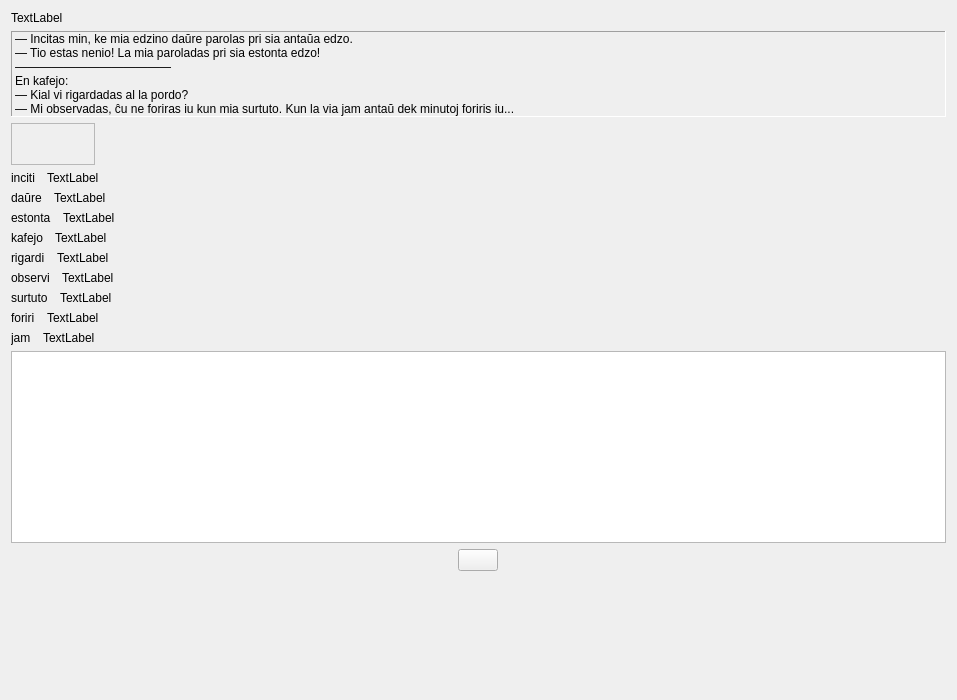
         <widget class="QWidget" name="scrollAreaWidgetContents_8">
          <property name="geometry">
           <rect>
            <x>0</x>
            <y>0</y>
            <width>957</width>
            <height>700</height>
           </rect>
          </property>
          <layout class="QVBoxLayout" name="verticalLayout_46">
           <item>
            <widget class="titolo" name="Lec10_Label10">
             <property name="sizePolicy">
              <sizepolicy hsizetype="Preferred" vsizetype="Maximum">
               <horstretch>0</horstretch>
               <verstretch>0</verstretch>
              </sizepolicy>
             </property>
             <property name="text">
              <string>TextLabel</string>
             </property>
            </widget>
           </item>
           <item>
            <layout class="QVBoxLayout" name="verticalLayout_45">
             <item>
              <widget class="QLabel" name="Memo6_Lec10">
               <property name="sizePolicy">
                <sizepolicy hsizetype="Preferred" vsizetype="Preferred">
                 <horstretch>0</horstretch>
                 <verstretch>0</verstretch>
                </sizepolicy>
               </property>
               <property name="frameShape">
                <enum>QFrame::Panel</enum>
               </property>
               <property name="frameShadow">
                <enum>QFrame::Sunken</enum>
               </property>
               <property name="text">
                <string>— Incitas min, ke mia edzino daŭre parolas pri sia antaŭa edzo.
— Tio estas nenio! La mia paroladas pri sia estonta edzo!
—————————————
En kafejo:  
— Kial vi rigardadas al la pordo?
— Mi observadas, ĉu ne foriras iu kun mia surtuto. Kun la via jam antaŭ dek minutoj foriris iu...</string>
               </property>
               <property name="wordWrap">
                <bool>true</bool>
               </property>
               <property name="buddy">
                <cstring>plainTextEdit_2</cstring>
               </property>
               <property name="tipo" stdset="0">
                <string>teksta</string>
               </property>
               <property name="lingvo" stdset="0">
                <string>eo</string>
               </property>
              </widget>
             </item>
            </layout>
           </item>
           <item>
            <widget class="mp3ludilo" name="Lec10_memo6">
             <property name="sizePolicy">
              <sizepolicy hsizetype="Fixed" vsizetype="Fixed">
               <horstretch>0</horstretch>
               <verstretch>0</verstretch>
              </sizepolicy>
             </property>
             <property name="minimumSize">
              <size>
               <width>84</width>
               <height>42</height>
              </size>
             </property>
             <property name="maximumSize">
              <size>
               <width>16777215</width>
               <height>16777215</height>
              </size>
             </property>
             <property name="frameShape">
              <enum>QFrame::StyledPanel</enum>
             </property>
             <property name="frameShadow">
              <enum>QFrame::Plain</enum>
             </property>
            </widget>
           </item>
           <item>
            <layout class="QHBoxLayout" name="horizontalLayout_81">
             <property name="spacing">
              <number>12</number>
             </property>
             <item>
              <widget class="neklakebla_nova" name="pushButton_80">
               <property name="sizePolicy">
                <sizepolicy hsizetype="Preferred" vsizetype="Preferred">
                 <horstretch>0</horstretch>
                 <verstretch>0</verstretch>
                </sizepolicy>
               </property>
               <property name="text">
                <string>inciti</string>
               </property>
              </widget>
             </item>
             <item>
              <widget class="QLabel" name="Lec10_Label779">
               <property name="sizePolicy">
                <sizepolicy hsizetype="Expanding" vsizetype="Preferred">
                 <horstretch>0</horstretch>
                 <verstretch>0</verstretch>
                </sizepolicy>
               </property>
               <property name="text">
                <string>TextLabel</string>
               </property>
               <property name="wordWrap">
                <bool>true</bool>
               </property>
               <property name="buddy">
                <cstring>pushButton_80</cstring>
               </property>
              </widget>
             </item>
            </layout>
           </item>
           <item>
            <layout class="QHBoxLayout" name="horizontalLayout_82">
             <property name="spacing">
              <number>12</number>
             </property>
             <item>
              <widget class="neklakebla_nova" name="pushButton_81">
               <property name="sizePolicy">
                <sizepolicy hsizetype="Preferred" vsizetype="Preferred">
                 <horstretch>0</horstretch>
                 <verstretch>0</verstretch>
                </sizepolicy>
               </property>
               <property name="text">
                <string>daŭre</string>
               </property>
              </widget>
             </item>
             <item>
              <widget class="QLabel" name="Lec10_Label780">
               <property name="sizePolicy">
                <sizepolicy hsizetype="Expanding" vsizetype="Preferred">
                 <horstretch>0</horstretch>
                 <verstretch>0</verstretch>
                </sizepolicy>
               </property>
               <property name="text">
                <string>TextLabel</string>
               </property>
               <property name="wordWrap">
                <bool>true</bool>
               </property>
               <property name="buddy">
                <cstring>pushButton_81</cstring>
               </property>
              </widget>
             </item>
            </layout>
           </item>
           <item>
            <layout class="QHBoxLayout" name="horizontalLayout_83">
             <property name="spacing">
              <number>12</number>
             </property>
             <item>
              <widget class="neklakebla_nova" name="pushButton_82">
               <property name="sizePolicy">
                <sizepolicy hsizetype="Preferred" vsizetype="Preferred">
                 <horstretch>0</horstretch>
                 <verstretch>0</verstretch>
                </sizepolicy>
               </property>
               <property name="text">
                <string>estonta</string>
               </property>
              </widget>
             </item>
             <item>
              <widget class="QLabel" name="Lec10_Label781">
               <property name="sizePolicy">
                <sizepolicy hsizetype="Expanding" vsizetype="Preferred">
                 <horstretch>0</horstretch>
                 <verstretch>0</verstretch>
                </sizepolicy>
               </property>
               <property name="text">
                <string>TextLabel</string>
               </property>
               <property name="wordWrap">
                <bool>true</bool>
               </property>
               <property name="buddy">
                <cstring>pushButton_82</cstring>
               </property>
              </widget>
             </item>
            </layout>
           </item>
           <item>
            <layout class="QHBoxLayout" name="horizontalLayout_84">
             <property name="spacing">
              <number>12</number>
             </property>
             <item>
              <widget class="neklakebla_nova" name="pushButton_83">
               <property name="sizePolicy">
                <sizepolicy hsizetype="Preferred" vsizetype="Preferred">
                 <horstretch>0</horstretch>
                 <verstretch>0</verstretch>
                </sizepolicy>
               </property>
               <property name="text">
                <string>kafejo</string>
               </property>
              </widget>
             </item>
             <item>
              <widget class="QLabel" name="Lec10_Label782">
               <property name="sizePolicy">
                <sizepolicy hsizetype="Expanding" vsizetype="Preferred">
                 <horstretch>0</horstretch>
                 <verstretch>0</verstretch>
                </sizepolicy>
               </property>
               <property name="text">
                <string>TextLabel</string>
               </property>
               <property name="wordWrap">
                <bool>true</bool>
               </property>
               <property name="buddy">
                <cstring>pushButton_83</cstring>
               </property>
              </widget>
             </item>
            </layout>
           </item>
           <item>
            <layout class="QHBoxLayout" name="horizontalLayout_86">
             <property name="spacing">
              <number>12</number>
             </property>
             <item>
              <widget class="neklakebla_nova" name="pushButton_85">
               <property name="sizePolicy">
                <sizepolicy hsizetype="Preferred" vsizetype="Preferred">
                 <horstretch>0</horstretch>
                 <verstretch>0</verstretch>
                </sizepolicy>
               </property>
               <property name="text">
                <string>rigardi</string>
               </property>
              </widget>
             </item>
             <item>
              <widget class="QLabel" name="Lec10_Label783">
               <property name="sizePolicy">
                <sizepolicy hsizetype="Expanding" vsizetype="Preferred">
                 <horstretch>0</horstretch>
                 <verstretch>0</verstretch>
                </sizepolicy>
               </property>
               <property name="text">
                <string>TextLabel</string>
               </property>
               <property name="wordWrap">
                <bool>true</bool>
               </property>
               <property name="buddy">
                <cstring>pushButton_85</cstring>
               </property>
              </widget>
             </item>
            </layout>
           </item>
           <item>
            <layout class="QHBoxLayout" name="horizontalLayout_87">
             <property name="spacing">
              <number>12</number>
             </property>
             <item>
              <widget class="neklakebla_nova" name="pushButton_86">
               <property name="sizePolicy">
                <sizepolicy hsizetype="Preferred" vsizetype="Preferred">
                 <horstretch>0</horstretch>
                 <verstretch>0</verstretch>
                </sizepolicy>
               </property>
               <property name="text">
                <string>observi</string>
               </property>
              </widget>
             </item>
             <item>
              <widget class="QLabel" name="Lec10_Label784">
               <property name="sizePolicy">
                <sizepolicy hsizetype="Expanding" vsizetype="Preferred">
                 <horstretch>0</horstretch>
                 <verstretch>0</verstretch>
                </sizepolicy>
               </property>
               <property name="text">
                <string>TextLabel</string>
               </property>
               <property name="wordWrap">
                <bool>true</bool>
               </property>
               <property name="buddy">
                <cstring>pushButton_86</cstring>
               </property>
              </widget>
             </item>
            </layout>
           </item>
           <item>
            <layout class="QHBoxLayout" name="horizontalLayout_88">
             <property name="spacing">
              <number>12</number>
             </property>
             <item>
              <widget class="neklakebla_nova" name="pushButton_87">
               <property name="sizePolicy">
                <sizepolicy hsizetype="Preferred" vsizetype="Preferred">
                 <horstretch>0</horstretch>
                 <verstretch>0</verstretch>
                </sizepolicy>
               </property>
               <property name="text">
                <string>surtuto</string>
               </property>
              </widget>
             </item>
             <item>
              <widget class="QLabel" name="Lec10_Label785">
               <property name="sizePolicy">
                <sizepolicy hsizetype="Expanding" vsizetype="Preferred">
                 <horstretch>0</horstretch>
                 <verstretch>0</verstretch>
                </sizepolicy>
               </property>
               <property name="text">
                <string>TextLabel</string>
               </property>
               <property name="wordWrap">
                <bool>true</bool>
               </property>
               <property name="buddy">
                <cstring>pushButton_87</cstring>
               </property>
              </widget>
             </item>
            </layout>
           </item>
           <item>
            <layout class="QHBoxLayout" name="horizontalLayout_89">
             <property name="spacing">
              <number>12</number>
             </property>
             <item>
              <widget class="neklakebla_nova" name="pushButton_88">
               <property name="sizePolicy">
                <sizepolicy hsizetype="Preferred" vsizetype="Preferred">
                 <horstretch>0</horstretch>
                 <verstretch>0</verstretch>
                </sizepolicy>
               </property>
               <property name="text">
                <string>foriri</string>
               </property>
              </widget>
             </item>
             <item>
              <widget class="QLabel" name="Lec10_Label786">
               <property name="sizePolicy">
                <sizepolicy hsizetype="Expanding" vsizetype="Preferred">
                 <horstretch>0</horstretch>
                 <verstretch>0</verstretch>
                </sizepolicy>
               </property>
               <property name="text">
                <string>TextLabel</string>
               </property>
               <property name="wordWrap">
                <bool>true</bool>
               </property>
               <property name="buddy">
                <cstring>pushButton_88</cstring>
               </property>
              </widget>
             </item>
            </layout>
           </item>
           <item>
            <layout class="QHBoxLayout" name="horizontalLayout_90">
             <property name="spacing">
              <number>12</number>
             </property>
             <item>
              <widget class="neklakebla_nova" name="pushButton_89">
               <property name="sizePolicy">
                <sizepolicy hsizetype="Preferred" vsizetype="Preferred">
                 <horstretch>0</horstretch>
                 <verstretch>0</verstretch>
                </sizepolicy>
               </property>
               <property name="text">
                <string>jam</string>
               </property>
              </widget>
             </item>
             <item>
              <widget class="QLabel" name="Lec10_Label787">
               <property name="sizePolicy">
                <sizepolicy hsizetype="Expanding" vsizetype="Preferred">
                 <horstretch>0</horstretch>
                 <verstretch>0</verstretch>
                </sizepolicy>
               </property>
               <property name="text">
                <string>TextLabel</string>
               </property>
               <property name="wordWrap">
                <bool>true</bool>
               </property>
               <property name="buddy">
                <cstring>pushButton_89</cstring>
               </property>
              </widget>
             </item>
            </layout>
           </item>
           <item>
            <widget class="QPlainTextEdit" name="plainTextEdit_2">
             <property name="sizePolicy">
              <sizepolicy hsizetype="Preferred" vsizetype="Preferred">
               <horstretch>0</horstretch>
               <verstretch>0</verstretch>
              </sizepolicy>
             </property>
             <property name="lingvo" stdset="0">
              <string>traduko</string>
             </property>
            </widget>
           </item>
           <item alignment="Qt::AlignHCenter">
            <widget class="sendas_butono" name="pushButton_9"/>
           </item>
           <item>
            <spacer name="verticalSpacer_7">
             <property name="orientation">
              <enum>Qt::Vertical</enum>
             </property>
             <property name="sizeHint" stdset="0">
              <size>
               <width>20</width>
               <height>40</height>
              </size>
             </property>
            </spacer>
           </item>
          </layout>
         </widget>
